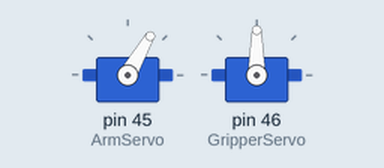
Bench run of a sketch on a simulated Arduino Mega 2560, built with avr-gcc and run on an emulated ATmega2560. Shown: 2 × servo.

Above: at 0.05 s.
At 6.05 s:
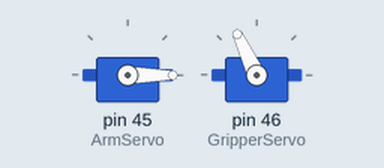
At 9.05 s:
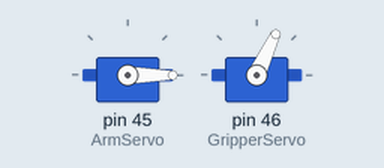
At 12.0 s:
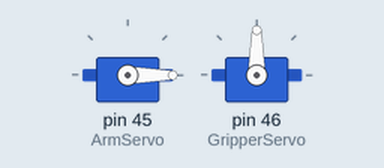
Timing chart, 0 to 15.6 s (numbered marks = the images above):
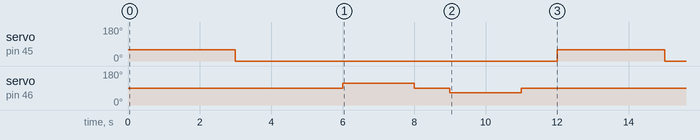

The sketch:

Servo_Test_11-19-23_.ino
```cpp
#include <Servo.h>

//Servo motors
Servo ArmServo;
Servo GripperServo;
int pos = 0;

int MoveArm(float rotDegrees);
void MoveGripper(void);
void OpenGripper(void);
void CloseGripper(void);

void setup() {
  // put your setup code here, to run once:
  ArmServo.write(150);        // set default position to be vertical
  ArmServo.attach(45);
  GripperServo.attach(46);
  Serial.begin(9600);
}

void loop() {
  // put your main code here, to run repeatedly:
  MoveArm(60);
  delay(1000);
  MoveArm(-60);
  delay(1000);

//  MoveArm(180);
//  delay(1000);
//  MoveArm(-180);
//  delay(1000);

  CloseGripper();
  delay(1000);
  OpenGripper();
  delay(1000);
}

int MoveArm(float rotDegrees) {
  //rotDegrees = 180;        // set degrees needed to move arm up and down

  ArmServo.write(rotDegrees); // sets the servo position according to the scaled value
  delay(2000); // waits for the servo to get there
  return rotDegrees;
}

void MoveGripper(void) {
//  for (pos = 0; pos <= 180; pos += 1) {
//    GripperServo.write(pos);
//    delay(25);
//  }
  GripperServo.write(75);
  delay(1000);
  GripperServo.write(90);
  delay(800);
  GripperServo.write(115);
  delay(2000);

//  for (pos = 180; pos >= 0; pos -= 1) {
//    GripperServo.write(pos);
//    delay(25);
//  }
  GripperServo.write(90);
  delay(1000);
}

void OpenGripper(void) {
  // this only sets the speed. To stop, use GripperServo.write(90)
  //To open
  GripperServo.write(65);   // calibrate
  delay(2000);              // calibrate
  GripperServo.write(90);
}

void CloseGripper(void) {
  // this only sets the speed. To stop, use GripperServo.write(90)
  //To close
  GripperServo.write(115);     // close
  delay(2000);              // closed?
  GripperServo.write(90);   // might not need to stop, keep "closing" to hold grip
}
```

Measured:
- by itself, servo on pin 45 (ArmServo): alternates 60° for 3.0 s and 0° for 9.0 s
- by itself, servo on pin 46 (GripperServo): repeats every 12.0 s: 90° 1.0 s, 65° 2.0 s, 90° 7.0 s, 115° 2.0 s
